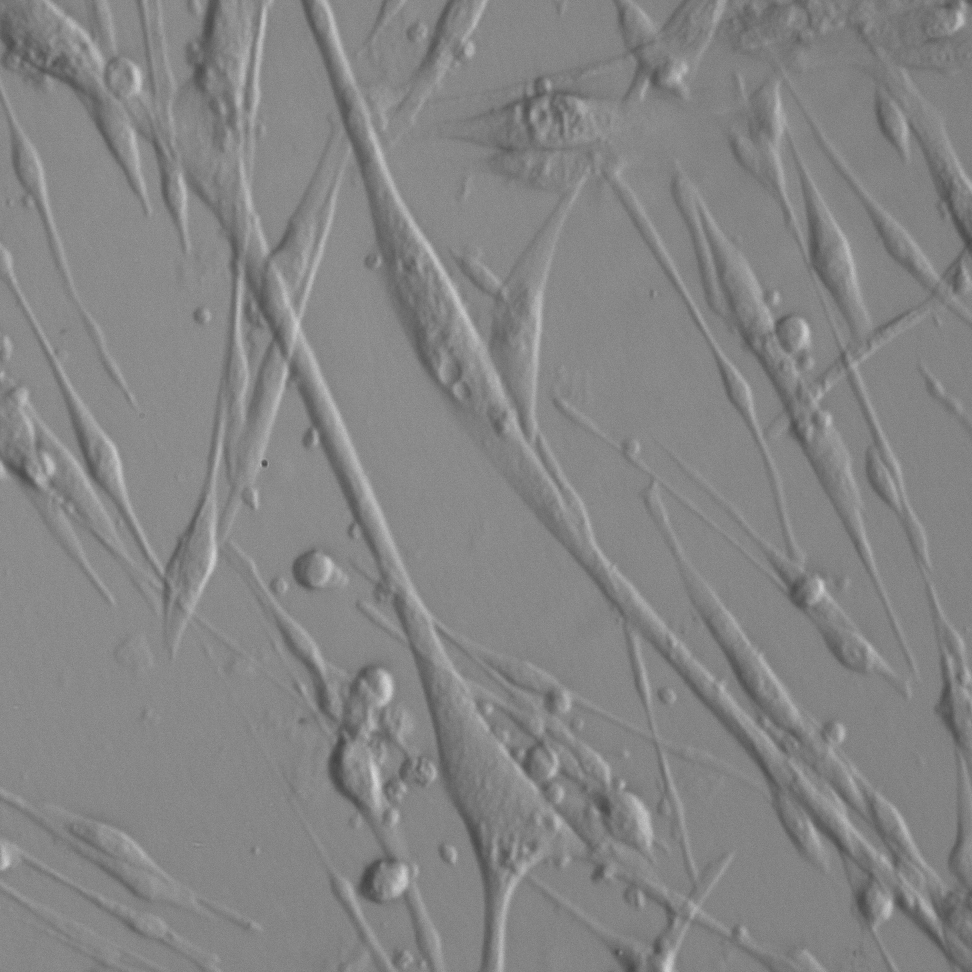
#> input picture input_image/1944-1944/52.jpg, 1944 x 1944 px (shown at 1/2 size)
$ python get_felz_paras.py
#> lines starting #> are read from the running program, lines starting #| are printed output that depends on the picture
import cv2
from skimage import segmentation

from Segmentation.base_utils import imshow_image

mark_boundaries = segmentation.mark_boundaries


def press_wasdqe_to_adjust_parameter_of_felz(img):
    paras = [64, 0.5, 128]  # pieces
    paras = [1, 0.8, 20]  # default
    paras = [72.13895789838335, 0.5635856085811202, 84.8644673048463]
    act_dict = {0: (0, 1.0)}
    act_dict.update(zip([119, 97, 113], [(i, 1.2) for i in range(len(paras))], ))  # _KeyBoard: W A Q
    act_dict.update(zip([115, 100, 101], [(i, 0.8) for i in range(len(paras))], ))  # KeyBoard: S D E
    key = 0
    while True:
        if key != -1:
            i, multi = act_dict[key]
            paras[i] *= multi
            print(key, paras)

            seg_map = segmentation.felzenszwalb(img,
                                                scale=int(paras[0]),
                                                sigma=paras[1],
                                                min_size=int(paras[2]))

            print(seg_map.shape)
            show = mark_boundaries(img, seg_map)
            print(show.shape)
            cv2.imshow('', show)

            # imshow_image([seg_map, ])
            wait_time = 1
        else:
            wait_time = 100

        key = cv2.waitKey(wait_time)
        # cv2.imwrite('tiger_felz.jpg', show*255)


def press_wasdqe_to_adjust_parameter_of_slic(img):
    # paras = [100, 1000, 10]  # pieces
    # paras = [100, 10, 10]  # default
    # paras = [16, 64, 6]  # appropriate

    paras = [100.35999999999999, 800.7055196745926, 100]

    act_dict = {0: (0, 1.0)}
    act_dict.update(zip([119, 97, 113], [(i, 1.2) for i in range(len(paras))], ))  # _KeyBoard: W A Q
    act_dict.update(zip([115, 100, 101], [(i, 0.8) for i in range(len(paras))], ))  # KeyBoard: S D E

    key = 0
    while True:
        if key != -1:
            i, multi = act_dict[key]
            paras[i] *= multi
            print(key, paras)

            seg_map = segmentation.slic(img,
                                        compactness=int(paras[0]),
                                        n_segments=int(paras[1]),
                                        max_iter=int(paras[2]), )
            show = mark_boundaries(img, seg_map)
            cv2.imshow('', show)
            imshow_image([seg_map, ])
            wait_time = 1
        else:
            wait_time = 100

        key = cv2.waitKey(wait_time)
    #     break
    # cv2.imwrite('tiger_slic.jpg', show * 255)


def read_image(img_file):
#> called with img_file = '../input_image/1944-1944/52.jpg'
    img = cv2.imread(img_file)
#> img is the input picture: shape (1944, 1944, 3); min 58, max 222, mean 132.5
    img = img.transpose((2, 0, 1))[0]
#> img: shape (1944, 1944)
    return img


if __name__ == '__main__':
    image = read_image('../input_image/1944-1944/52.jpg')
    # test_image = cv2.GaussianBlur(test_image, (21, 21), 0)
    image = cv2.resize(image, [448, 448])
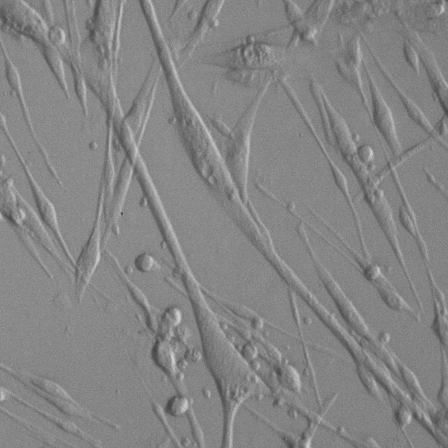
#> image: shape (448, 448); min 63, max 214, mean 132.3
    # image = image[0:500, 0:500]
    press_wasdqe_to_adjust_parameter_of_felz(image)
#> in press_wasdqe_to_adjust_parameter_of_felz, `seg_map = segmentation.felzenszwalb(img, scale=int(paras[0]), sigma=pa..`:
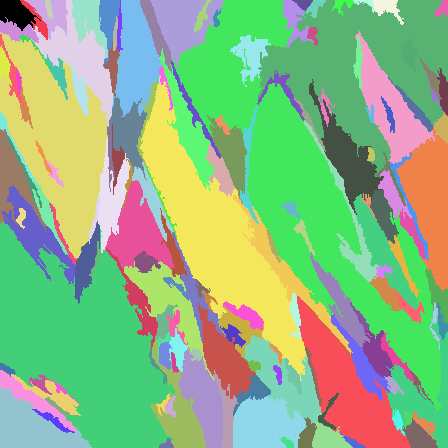
#> seg_map: shape (448, 448) int64; 162 distinct labels, from 0 to 161; one colour per label, 0 black
#| (448, 448)
#> in press_wasdqe_to_adjust_parameter_of_felz, `show = mark_boundaries(img, seg_map)`:
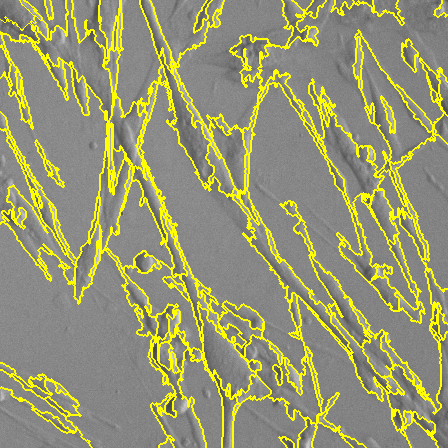
#> show: shape (448, 448, 3) float64; mean R, G, B 0.588, 0.588, 0.444
#| (448, 448, 3)
#> (key Esc is pressed here)
#> (the run stopped early here; a loop or call above may not have finished)

$ run again, with input_image/1944-1944/13.jpg copied over input_image/1944-1944/52.jpg
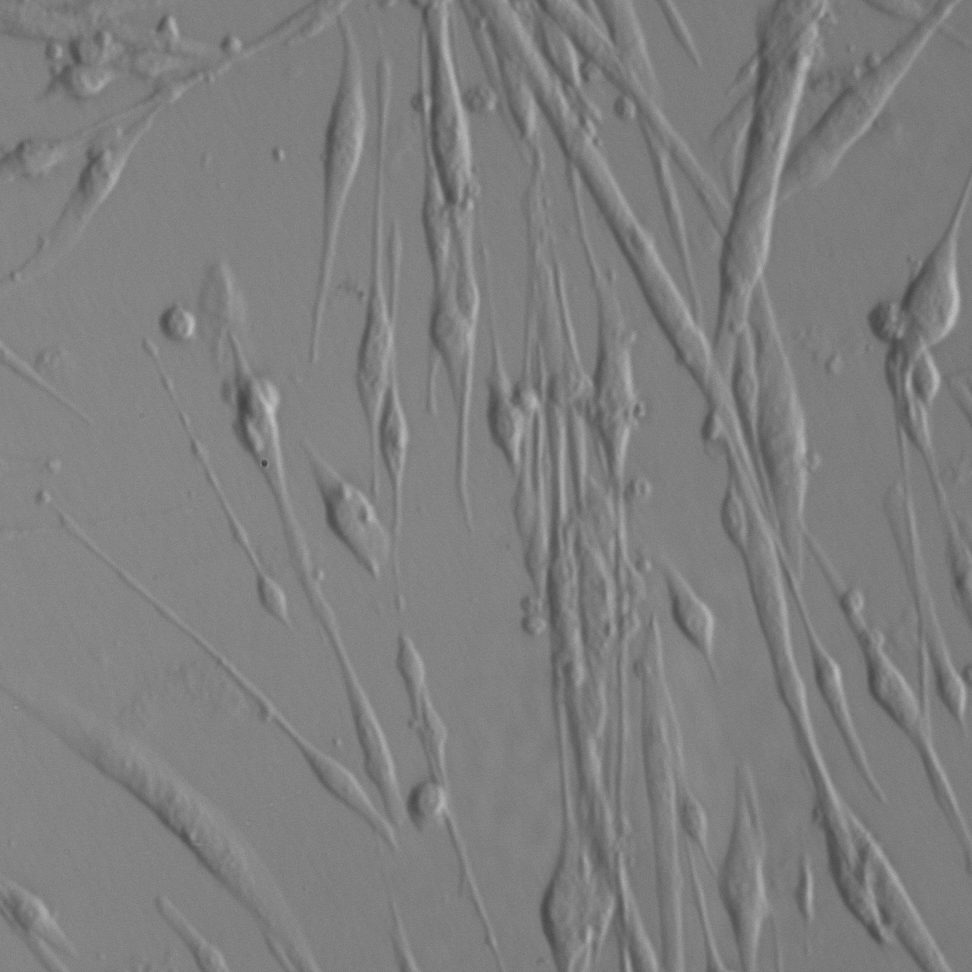
#> input picture input_image/1944-1944/13.jpg, 1944 x 1944 px (shown at 1/2 size)
#> in read_image, img is the input picture: shape (1944, 1944, 3); min 56, max 204, mean 126.4
#> img: shape (1944, 1944)
#> in press_wasdqe_to_adjust_parameter_of_felz, `seg_map = segmentation.felzenszwalb(img, scale=int(paras[0]), sigma=pa..`:
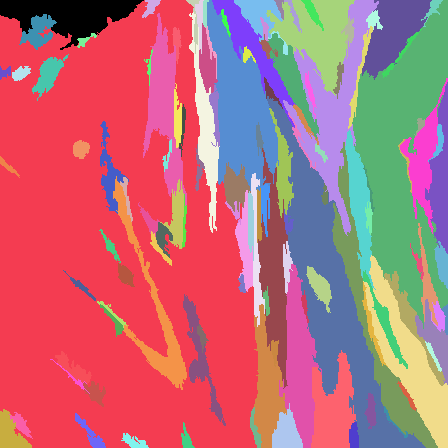
#> seg_map: shape (448, 448) int64; 122 distinct labels, from 0 to 121; one colour per label, 0 black
#| (448, 448)
#> in press_wasdqe_to_adjust_parameter_of_felz, `show = mark_boundaries(img, seg_map)`:
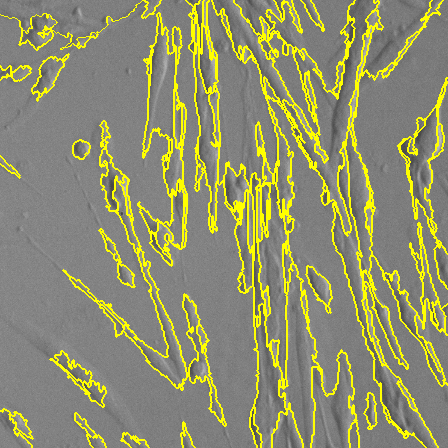
#> show: shape (448, 448, 3) float64; mean R, G, B 0.561, 0.561, 0.432
#| (448, 448, 3)

$ run again, with input_image/1944-1944/15.jpg copied over input_image/1944-1944/52.jpg
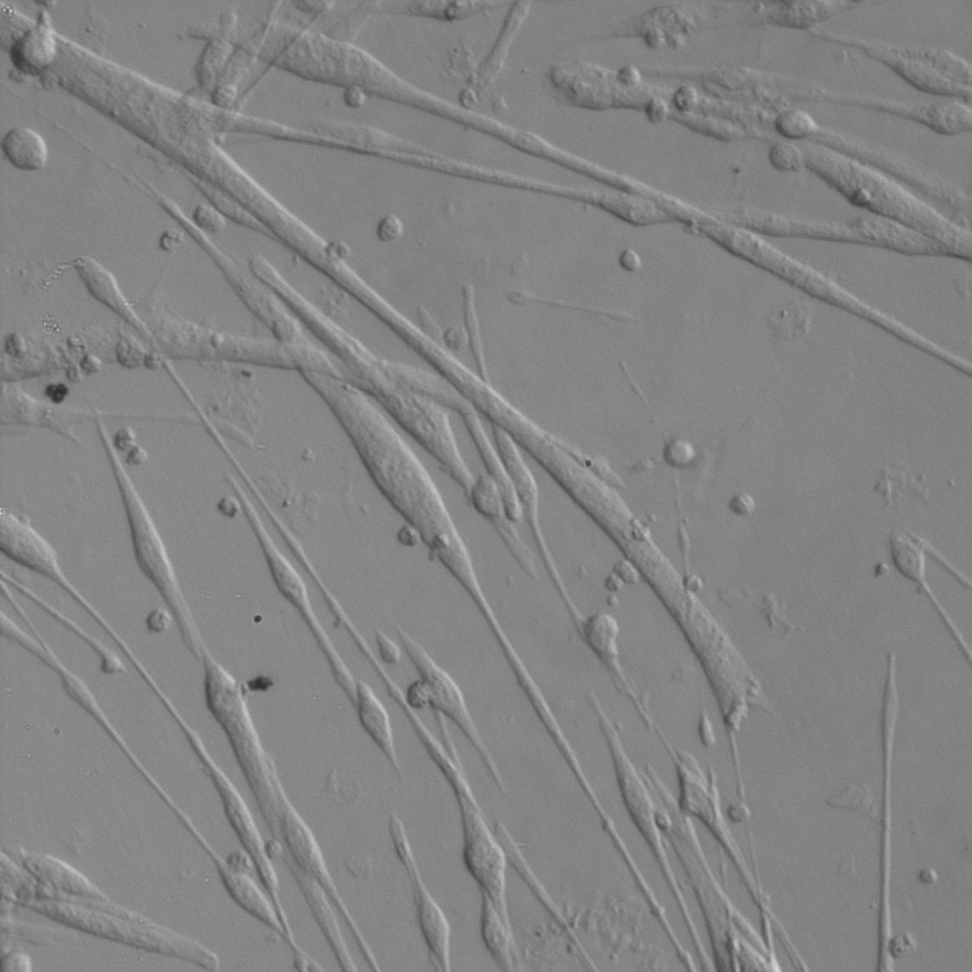
#> input picture input_image/1944-1944/15.jpg, 1944 x 1944 px (shown at 1/2 size)
#> in read_image, img is the input picture: shape (1944, 1944, 3); min 39, max 223, mean 131.4
#> img: shape (1944, 1944)
#> in press_wasdqe_to_adjust_parameter_of_felz, `seg_map = segmentation.felzenszwalb(img, scale=int(paras[0]), sigma=pa..`:
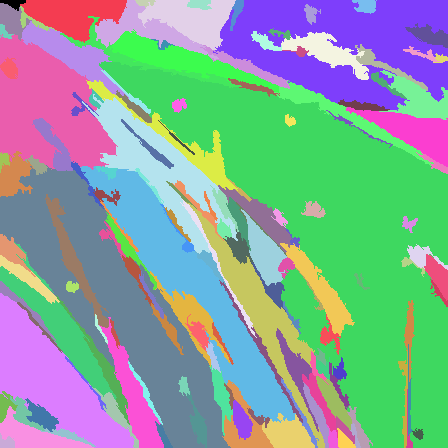
#> seg_map: shape (448, 448) int64; 150 distinct labels, from 0 to 149; one colour per label, 0 black
#| (448, 448)
#> in press_wasdqe_to_adjust_parameter_of_felz, `show = mark_boundaries(img, seg_map)`:
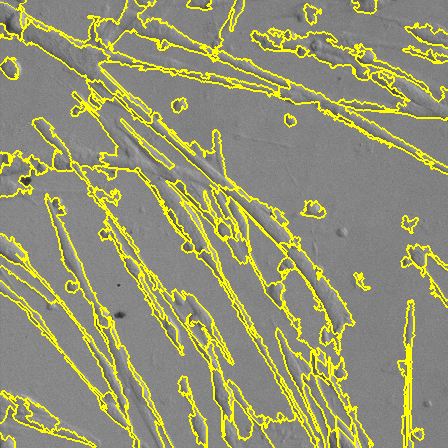
#> show: shape (448, 448, 3) float64; mean R, G, B 0.579, 0.579, 0.447
#| (448, 448, 3)

$ run again, with input_image/1944-1944/23.jpg copied over input_image/1944-1944/52.jpg
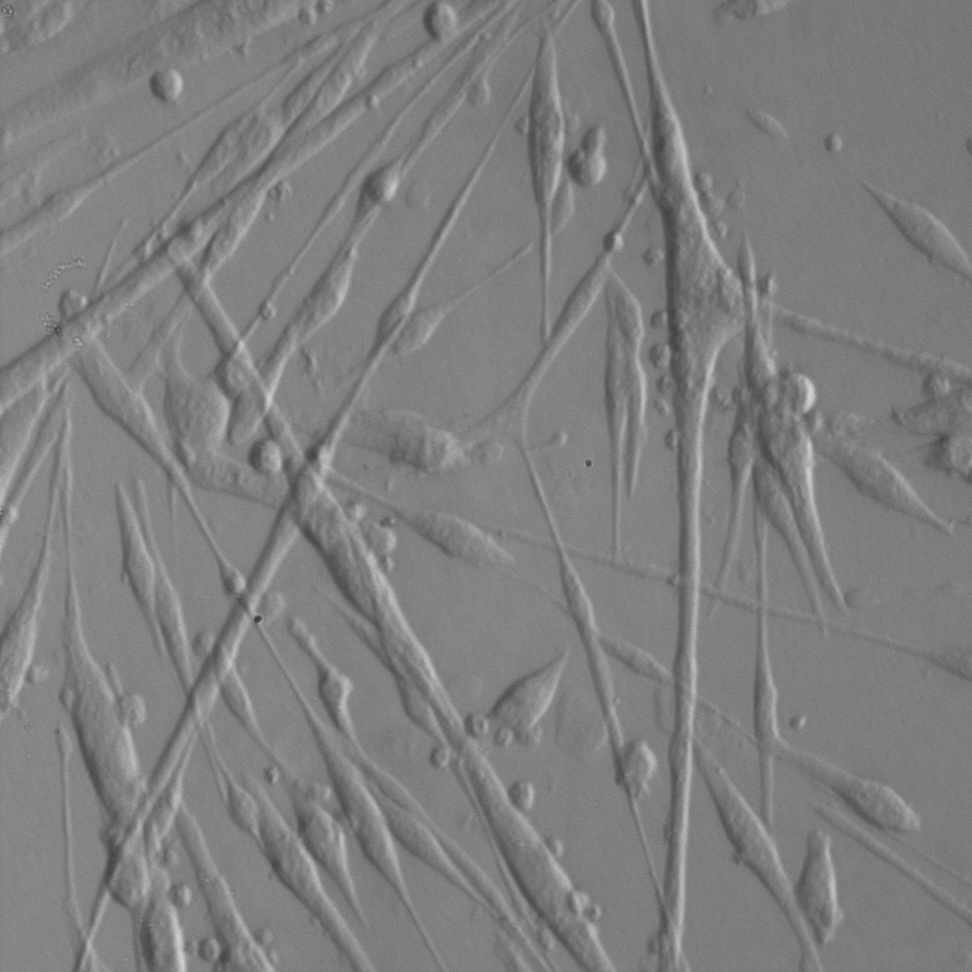
#> input picture input_image/1944-1944/23.jpg, 1944 x 1944 px (shown at 1/2 size)
#> in read_image, img is the input picture: shape (1944, 1944, 3); min 51, max 224, mean 126.7
#> img: shape (1944, 1944)
#> in press_wasdqe_to_adjust_parameter_of_felz, `seg_map = segmentation.felzenszwalb(img, scale=int(paras[0]), sigma=pa..`:
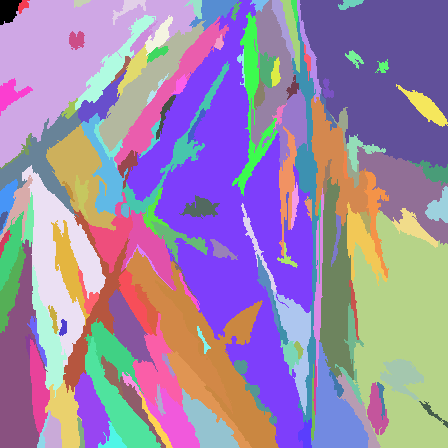
#> seg_map: shape (448, 448) int64; 154 distinct labels, from 0 to 153; one colour per label, 0 black
#| (448, 448)
#> in press_wasdqe_to_adjust_parameter_of_felz, `show = mark_boundaries(img, seg_map)`:
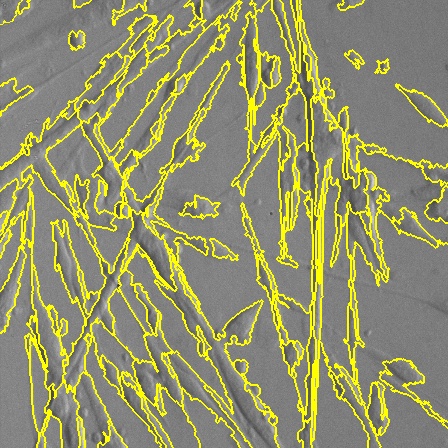
#> show: shape (448, 448, 3) float64; mean R, G, B 0.572, 0.572, 0.421
#| (448, 448, 3)
